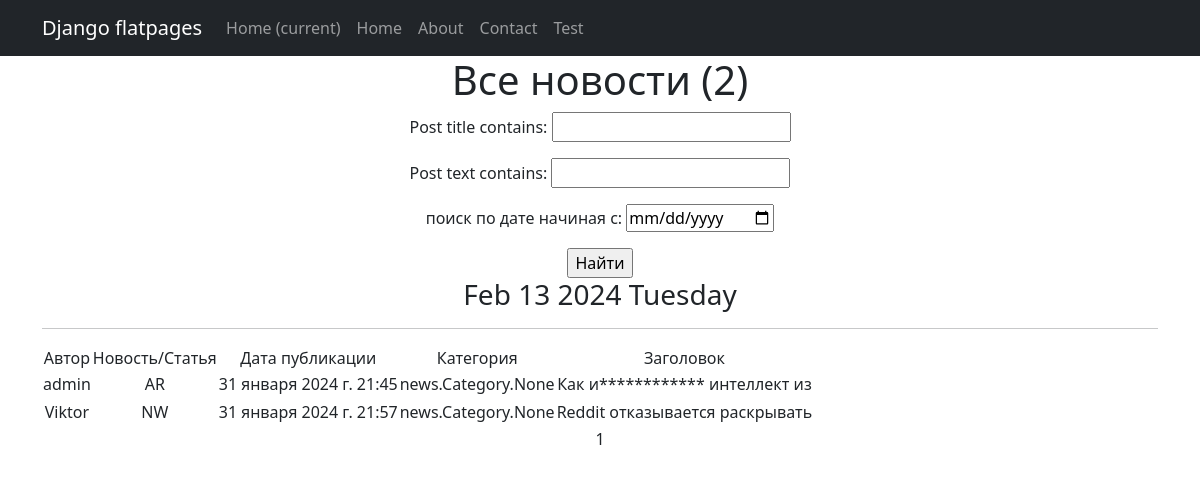
The page /news/ on the database as committed earlier.
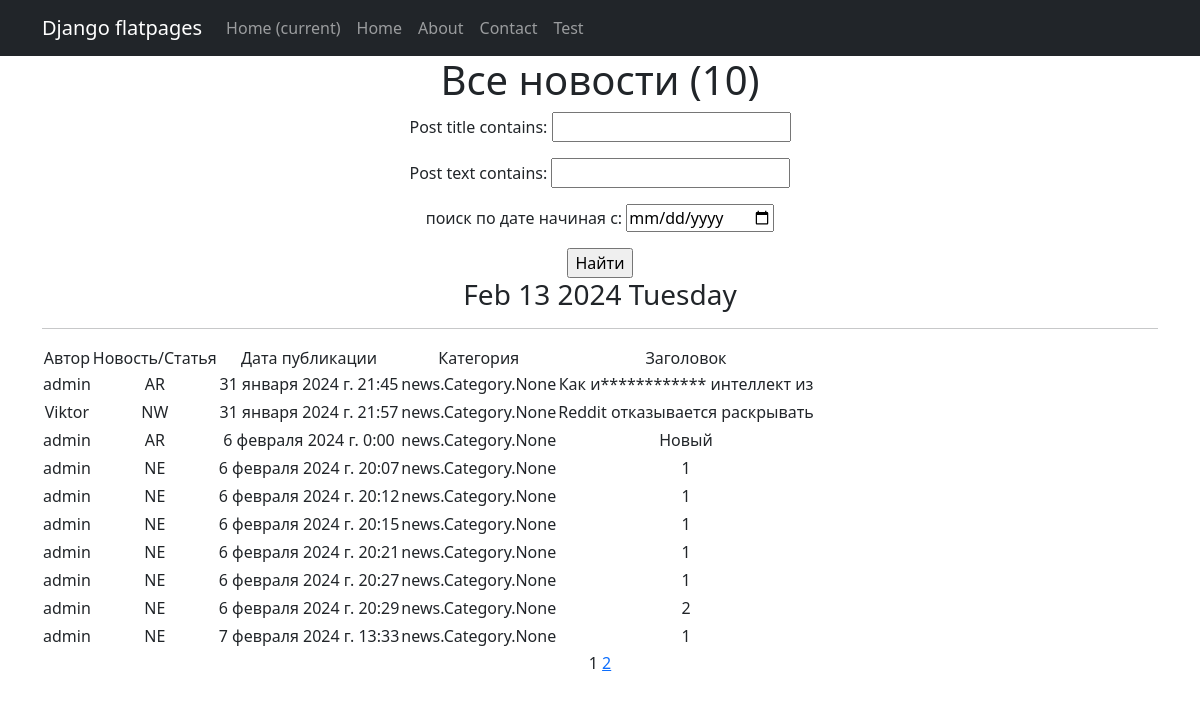
The same page on the database as committed later.
### news/models.py (models this page shows, shortened)
class Post(models.Model):
    post_author = models.ForeignKey('Author', on_delete=models.CASCADE)
    post_choice = models.CharField(max_length=10, choices=[('article', 'Статья'), ('news', 'Новость')])
    post_date = models.DateTimeField(auto_now_add=True)
    post_category = models.ManyToManyField('Category', through='PostCategory')
    post_title = models.CharField(max_length=30)
    post_text = models.TextField()
    post_rating = models.IntegerField(default=0)

class Author(models.Model):
    user = models.OneToOneField(User, on_delete=models.CASCADE)
    author_rating = models.IntegerField(default=0)
    def __str__(self):
        return self.user.username

### news/views.py (the view, shortened to what this page needs)
# urls.py: path('', PostList.as_view(), name='post_list'),
class PostList(ListView):
    model = Post
    ordering = 'post_date'
    template_name = 'articles.html'
    context_object_name = 'post_news'
    paginate_by = 10
    def get_context_data(self, **kwargs):  # забираем отфильтрованные объекты переопределяя метод get_context_data у наследуемого класса
        context = super().get_context_data(**kwargs)
        context['filterset'] = PostFilter(self.request.GET, queryset=self.get_queryset())  # вписываем фильтр в контекст
        context['categories'] = PostCategory.objects.all()
        context['form'] = PostForm()
        return context
    def get_queryset(self):
        queryset = super().get_queryset()
        self.filterset = PostFilter(self.request.GET, queryset)
        return self.filterset.qs

### news/forms.py (shortened to what this page needs)
class PostForm(forms.ModelForm):
    post_text = forms.CharField(min_length=5)
    class Meta:
        model = Post
        fields = [
            'post_author',
            'post_title',
            'post_category',
            'post_text'
        ]

### news/templatetags/custom_filters.py (called while the page is built)
@register.filter()
def cenzor(value):
    badwords = ["искусственный"]
    splitwords = value.split()
    for i in range(len(splitwords)):
        if splitwords[i] in badwords:
            firstletter = splitwords[i][0]
            newvalue=firstletter +"*"*(len(splitwords[i])-1)
            splitwords[i] = newvalue
    result = " ".join(splitwords)
    return f'{result}'

### news/templatetags/custom_tags.py (called while the page is built)
@register.simple_tag()
def current_time(format_string='%b %d %Y'):
   return datetime.utcnow().strftime(format_string)

@register.simple_tag(takes_context=True)
def url_replace(context, **kwargs):
   d = context['request'].GET.copy()
   for k, v in kwargs.items():
       d[k] = v
   return d.urlencode()

### templates/articles.html (shortened to what this page needs)
{% extends 'flatpages/default.html' %}
{% load custom_filters %}!
{% load custom_tags %}
{% block content %}
    <h1>Все новости ({{ post_news.count}})</h1>
        <form action="" method="get">
            {{ filterset.form.as_p }}
            <input type="submit" value="Найти" />
        </form>
    <h3>{% current_time '%b %d %Y %A' %}</h3>
    <hr>
    {% if post_news %}
    <table>
        <thead>
        <tr>
            <td>Автор</td>
            <td>Новость/Статья</td>
            <td>Дата публикации</td>
            <td>Категория</td>
            <td>Заголовок</td>
        </tr>
        {% for post_detail in post_news %}
        <tr>
            <td>{{ post_detail.post_author }}</td>
            <td>{{ post_detail.post_choice|truncatewords:2 }}</td>
            <td>{{ post_detail.post_date }}</td>
            <td>{{ post_detail.post_category }}</td>
            <td>{{ post_detail.post_title|cenzor }}</td>
        </tr>
            <td>
            </td>
        {% endfor %}
        </thead>
    </table>
{% else %}
    <h2>новостей нет!</h2>
{% endif %}
   {{ page_obj.number }}
   {% if page_obj.has_next %}
       <a href="?{% url_replace page=page_obj.next_page_number %}">{{ page_obj.next_page_number }}</a>
   {% endif %}
{% endblock content %}

### templates/flatpages/default.html (shortened to what this page needs)
<!DOCTYPE html>
<html lang="en">
    <head>
        {% load static %}
        <link href="{% static 'css/styles.css' %}" rel="stylesheet" />
    </head>
    <body>
<nav class="navbar navbar-expand-lg navbar-dark bg-dark static-top">
   <div class="container">
       <a class="navbar-brand" href="#">Django flatpages</a>
       <div class="collapse navbar-collapse" id="navbarResponsive">
           <ul class="navbar-nav ml-auto">
               <li class="nav-item active">
                   <a class="nav-link" href="#">Home
                       <span class="sr-only">(current)</span>
                   </a>
               </li>
               <li class="nav-item">
                   <a class="nav-link" href="/home/">Home</a>
               <li class="nav-item">
                   <a class="nav-link" href="/about/">About</a>
               </li>
               <li class="nav-item">
                   <a class="nav-link" href="/contacts/">Contact</a>
               <li class="nav-item">
                   <a class="nav-link" href="/test/">Test</a>
               </li>
           </ul>
       </div>
   </div>
</nav>
<div class="container">
   <div class="row">
       <div class="col-lg-12 text-center">
           {% block content %}{% endblock content %}
       </div>
   </div>
</div>
</body>
</html>

Rows that differ between the two databases and show on the page:
added Post: post_author "admin", post_choice "AR", post_date "6 февраля 2024 г. 0:00", post_category "news.Category.None", post_title|cenzor "Новый"
added Post: post_author "admin", post_choice "NE", post_date "6 февраля 2024 г. 20:07", post_category "news.Category.None", post_title|cenzor "1"
added Post: post_author "admin", post_choice "NE", post_date "6 февраля 2024 г. 20:12", post_category "news.Category.None", post_title|cenzor "1"
added Post: post_author "admin", post_choice "NE", post_date "6 февраля 2024 г. 20:15", post_category "news.Category.None", post_title|cenzor "1"
added Post: post_author "admin", post_choice "NE", post_date "6 февраля 2024 г. 20:21", post_category "news.Category.None", post_title|cenzor "1"
added Post: post_author "admin", post_choice "NE", post_date "6 февраля 2024 г. 20:27", post_category "news.Category.None", post_title|cenzor "1"
added Post: post_author "admin", post_choice "NE", post_date "6 февраля 2024 г. 20:29", post_category "news.Category.None", post_title|cenzor "2"
added Post: post_author "admin", post_choice "NE", post_date "7 февраля 2024 г. 13:33", post_category "news.Category.None", post_title|cenzor "1"
Other text that changed with them:
{{ post_news.count }}: "2" → "10"
{{ page_obj.next_page_number }}: (not shown) → "2"
